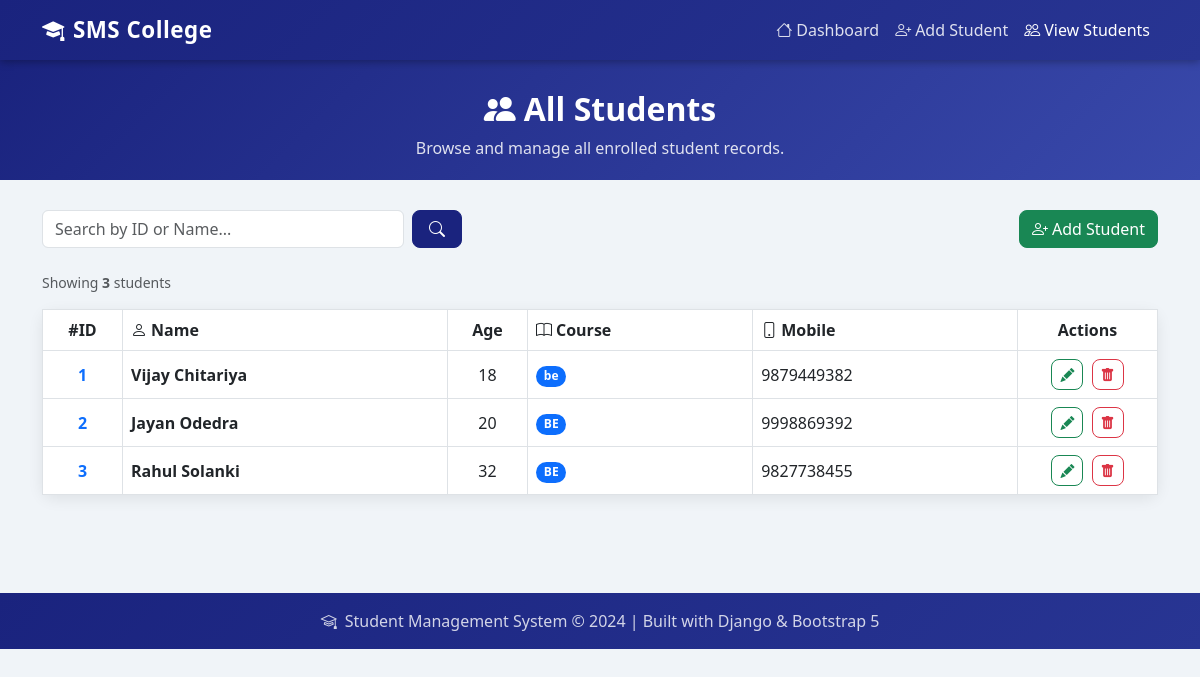
The page /students/ on the database its author committed.
### students/models.py (models this page shows, shortened)
class Student(models.Model):
    name = models.CharField(max_length=100)
    age = models.IntegerField()
    course = models.CharField(max_length=100)
    mobile = models.CharField(max_length=10)
    class Meta:
        ordering = ['id']

### students/views.py (the view)
# urls.py: path('students/', views.view_students, name='view_students'),      # View All
def view_students(request):
    query = request.GET.get('q', '').strip()
    students = Student.objects.all()
    if query:
        if query.isdigit():
            students = students.filter(Q(id=int(query)) | Q(name__icontains=query))
        else:
            students = students.filter(Q(name__icontains=query))
    return render(request, 'students/view_students.html', {
        'students': students,
        'query': query,
        'total': students.count(),
    })

### students/templates/students/view_students.html (shortened to what this page needs)
{% extends 'students/base.html' %}
{% block nav_view %}active{% endblock %}
{% block content %}
<div class="page-header text-center">
    <div class="container">
        <h2><i class="bi bi-people-fill me-2"></i>All Students</h2>
        <p>Browse and manage all enrolled student records.</p>
    </div>
</div>
<div class="container pb-5">
    <div class="d-flex flex-column flex-md-row justify-content-between align-items-center mb-4 gap-3">
        <form method="GET" action="{% url 'view_students' %}" class="d-flex gap-2" style="max-width:420px; width:100%;">
            <input
                type="text"
                name="q"
                value="{{ query }}"
                class="form-control"
                placeholder="Search by ID or Name..."
            >
            <button type="submit" class="btn btn-primary px-3">
                <i class="bi bi-search"></i>
            </button>
        </form>
        <a href="{% url 'add_student' %}" class="btn btn-success">
            <i class="bi bi-person-plus me-1"></i>Add Student
        </a>
    </div>
    <p class="text-muted mb-3 small">
        Showing <strong>{{ total }}</strong> student{{ total|pluralize }}
    </p>
    <div class="card">
        <div class="card-body p-0">
            {% if students %}
            <div class="table-responsive">
                <table class="table table-hover table-bordered mb-0 align-middle">
                    <thead>
                        <tr>
                            <th class="text-center" style="width:80px;">#ID</th>
                            <th><i class="bi bi-person me-1"></i>Name</th>
                            <th class="text-center" style="width:80px;">Age</th>
                            <th><i class="bi bi-book me-1"></i>Course</th>
                            <th><i class="bi bi-phone me-1"></i>Mobile</th>
                            <th class="text-center" style="width:140px;">Actions</th>
                        </tr>
                    </thead>
                    <tbody>
                        {% for student in students %}
                        <tr>
                            <td class="text-center fw-bold text-primary">{{ student.id }}</td>
                            <td class="fw-semibold">{{ student.name }}</td>
                            <td class="text-center">{{ student.age }}</td>
                            <td>
                                <span class="badge rounded-pill text-bg-primary">{{ student.course }}</span>
                            </td>
                            <td>{{ student.mobile }}</td>
                            <td class="text-center">
                                <a href="{% url 'update_student' student.pk %}"
                                   class="btn btn-sm btn-outline-success me-1"
                                   title="Edit">
                                    <i class="bi bi-pencil-fill"></i>
                                </a>
                                <button type="button"
                                        class="btn btn-sm btn-outline-danger"
                                        title="Delete"
                                        data-bs-toggle="modal"
                                        data-bs-target="#deleteModal"
                                        data-student-id="{{ student.pk }}"
                                        data-student-name="{{ student.name }}">
                                    <i class="bi bi-trash-fill"></i>
                                </button>
                            </td>
                        </tr>
                        {% endfor %}
                    </tbody>
                </table>
            </div>
            {% endif %}
        </div>
    </div>
</div>
{% endblock %}

### students/templates/students/base.html (shortened to what this page needs)
<!DOCTYPE html>
<html lang="en">
<head>
    <link href="https://cdn.jsdelivr.net/npm/bootstrap@5.3.0/dist/css/bootstrap.min.css" rel="stylesheet">
    <link href="https://cdn.jsdelivr.net/npm/bootstrap-icons@1.10.5/font/bootstrap-icons.css" rel="stylesheet">
</head>
<body>
    <nav class="navbar navbar-expand-lg navbar-dark">
        <div class="container">
            <a class="navbar-brand text-white" href="{% url 'home' %}">
                <i class="bi bi-mortarboard-fill me-2"></i>SMS College
            </a>
            <div class="collapse navbar-collapse" id="navbarNav">
                <ul class="navbar-nav ms-auto">
                    <li class="nav-item">
                        <a class="nav-link {% block nav_home %}{% endblock %}" href="{% url 'home' %}">
                            <i class="bi bi-house me-1"></i>Dashboard
                        </a>
                    </li>
                    <li class="nav-item">
                        <a class="nav-link {% block nav_add %}{% endblock %}" href="{% url 'add_student' %}">
                            <i class="bi bi-person-plus me-1"></i>Add Student
                        </a>
                    </li>
                    <li class="nav-item">
                        <a class="nav-link {% block nav_view %}{% endblock %}" href="{% url 'view_students' %}">
                            <i class="bi bi-people me-1"></i>View Students
                        </a>
                    </li>
                </ul>
            </div>
        </div>
    </nav>
    <main>
        {% block content %}{% endblock %}
    </main>
    <footer class="text-center">
        <div class="container">
            <p class="mb-0">
                <i class="bi bi-mortarboard me-1"></i>
                Student Management System &copy; 2024 | Built with Django &amp; Bootstrap 5
            </p>
        </div>
    </footer>
</body>
</html>

### students/templates/students/base.html (style rules this page uses)
body { background-color: #f0f4f8; font-family: 'Segoe UI', Tahoma, Geneva, Verdana, sans-serif; }
.navbar { background: linear-gradient(135deg, #1a237e, #283593); box-shadow: 0 2px 8px rgba(0,0,0,0.3); }
.navbar-brand { font-size: 1.4rem; font-weight: 700; letter-spacing: 0.5px; }
.navbar-nav .nav-link { color: rgba(255,255,255,0.85) !important; font-weight: 500; transition: color 0.2s; }
.navbar-nav .nav-link:hover, .navbar-nav .nav-link.active { color: #ffffff !important; }
.page-header { background: linear-gradient(135deg, #1a237e, #3949ab); color: white; padding: 30px 0 20px; margin-bottom: 30px; }
.page-header h2 { font-weight: 700; }
.page-header p { opacity: 0.85; margin-bottom: 0; }
.card { border: none; border-radius: 12px; box-shadow: 0 4px 15px rgba(0,0,0,0.08); transition: transform 0.2s, box-shadow 0.2s; }
.btn { border-radius: 8px; font-weight: 500; }
.btn-primary { background: #1a237e; border-color: #1a237e; }
.table thead { background: linear-gradient(135deg, #1a237e, #283593); color: white; }
footer { background: linear-gradient(135deg, #1a237e, #283593); color: rgba(255,255,255,0.8); padding: 16px 0; margin-top: 50px; }

### rows shown on the page
Student: id "1", name "Vijay Chitariya", age "18", course "be", mobile "9879449382"
Student: id "2", name "Jayan Odedra", age "20", course "BE", mobile "9998869392"
Student: id "3", name "Rahul Solanki", age "32", course "BE", mobile "9827738455"

### other values the page prints
{{ total }} "3"
